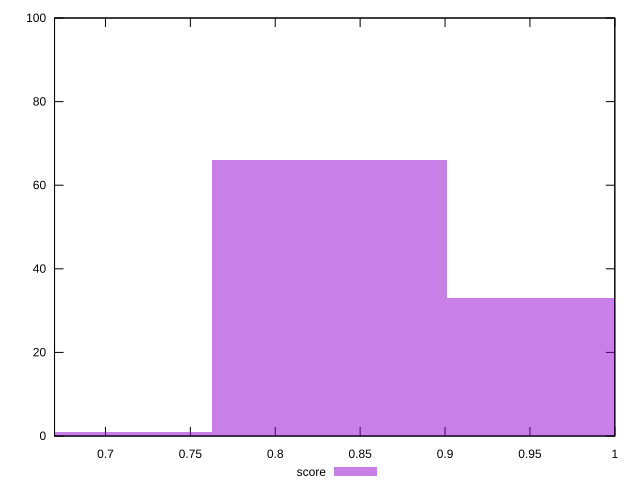

Write gnuplot code to recreate this figure.
reset

$score <<EOF
0.6932251294939505 1
0.9705151812915307 33
0.8318701553927406 66
EOF

set key outside below
set boxwidth 0.1386450258987901
set xrange [0.67:1]
set yrange [0:100]
set trange [0:100]
set style fill transparent solid 0.5 noborder
set terminal svg size 640, 490 enhanced background rgb 'white'
set output "report_00018_2021-02-10T15-25-16.877Z/uses-http2/samples/pages+cached+noadtech/score/histogram.svg"

plot $score title "score" with boxes

reset
